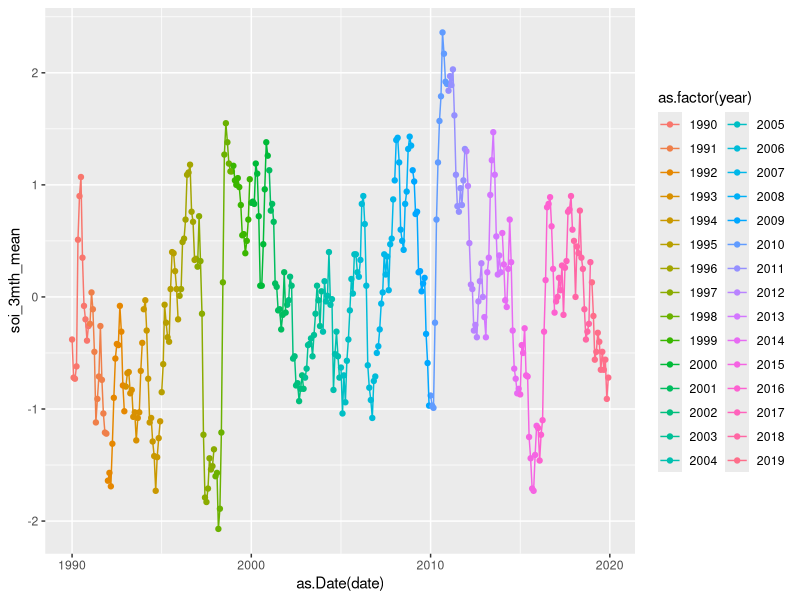
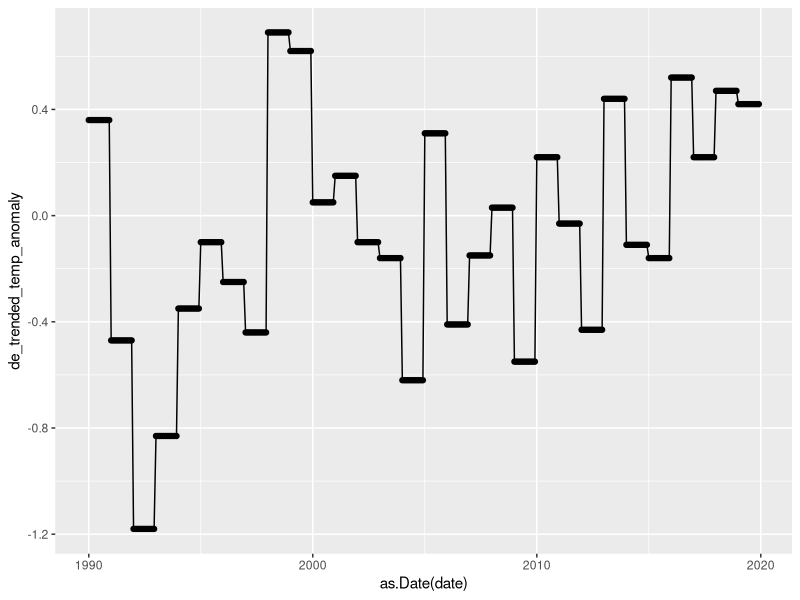
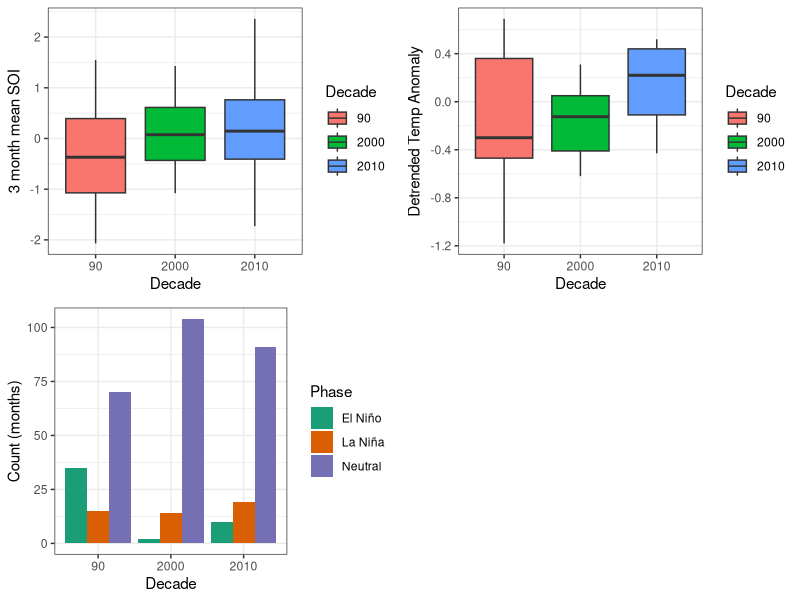
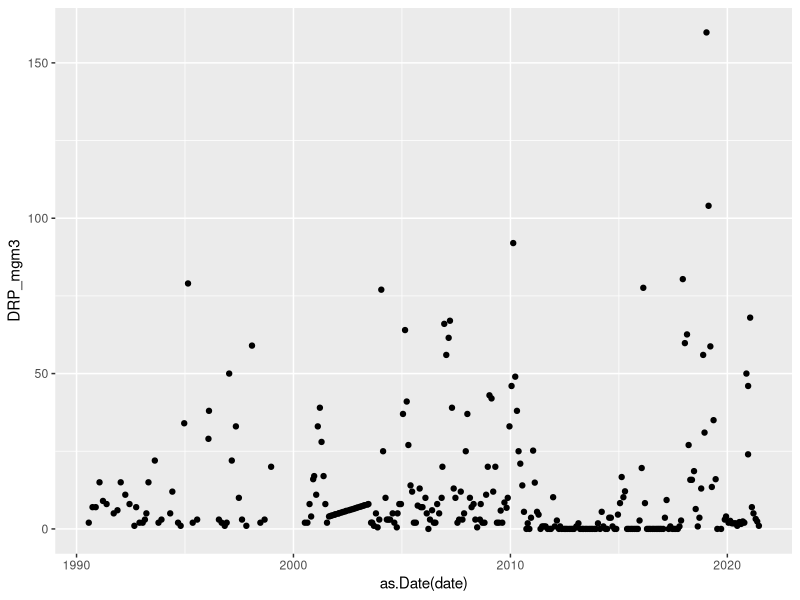

The R source for these figures, in order:
# driver analysis for 90's data at Rotoehu
library(tidyverse)
library(lubridate)
library(ggpubr)
library(readxl)

# tli
tli <- read.csv('./data/processed_data/90s_data/tli_rotoehu.csv')

getDecade <- function(year) {
  year <- ifelse(year<2000, year-1900, year)
  decade <- floor(year/10) * 10
  return (decade)
}

################################################################################
# met
met <- read.csv('./data/processed_data/Rotoehu_met_summaries_1980_2022.csv')
### convert to hydroyear
yr_to_hydro_yr <- function(data){ # data = dataframe with 'date' column in as.POSIXct() format
  data$hydroyear <- data$date+(184*60*60*24)
  data$hydroyear <- format(data$hydroyear,"%Y")
  data$hydroyear <- as.numeric(data$hydroyear)
  data$hydroyear_label <- paste(data$hydroyear-1, data$hydroyear, sep = "-")
  return(data)
}
met$date <- paste0(met$year, "-", met$month, "-01")
met$date <- as.POSIXct(met$date)
met <- yr_to_hydro_yr(met)
met$decade <- getDecade(met$year)

# select most "important" met variables
met <- met %>% 
  select(year, hydroyear, month, decade, everything(), -hydroyear_label, -date)

met_long <- met %>% 
  filter(decade!='2020' & decade!='80') %>% 
  pivot_longer(air_temp_min:windspeed_max, names_to = 'variable', values_to = 'value')

df <- left_join(tli, met, by = c('hydroyear', 'month'))
df <- df %>% 
  select(date, hydroyear, hydroyear_label, month, decade, tli_annual, tli_monthly, everything(), -year)
################################################################################
# climate indices
soi <- read.csv('./data/raw_data/soi-rolling-average-1990-2022-and-temperature-anomaly-1990-2020.csv')
soi <- soi %>% 
  mutate(month = ifelse(month < 10, paste0("0", month), month))
soi$date <- paste0(soi$year, "-", soi$month, "-01")
soi$date <- ymd(soi$date)
soi$decade <- getDecade(soi$year)
soi <- soi %>% filter(decade!='2020' & decade!='80') 
soi$date <- as.POSIXct(soi$date)
soi <- yr_to_hydro_yr(soi)
soi$month <- as.integer(soi$month)

ggplot(soi, aes(x = as.Date(date), y = soi_3mth_mean, color = as.factor(year))) +
  geom_point() +
  geom_line()

ggplot(soi, aes(x = as.Date(date), y = de_trended_temp_anomaly)) +
  geom_point() +
  geom_line()

soi <- soi %>% select(-date)

a <- ggplot(soi, aes(x = as.factor(decade), y = soi_3mth_mean, fill = as.factor(decade))) +
  geom_boxplot() +
  theme_bw() +
  labs(fill = 'Decade') +
  xlab('Decade') +
  ylab('3 month mean SOI')

b <- ggplot(soi, aes(x = as.factor(decade), y = de_trended_temp_anomaly, fill = as.factor(decade))) +
  geom_boxplot() +
  theme_bw() +
  labs(fill = 'Decade') +
  xlab('Decade') +
  ylab('Detrended Temp Anomaly')

c <- ggplot(soi, aes(fill = soi_phase, x = as.factor(decade))) +
  geom_bar(position = 'dodge') +
  scale_fill_brewer(palette = 'Dark2') +
  ylab('Count (months)') +
  xlab('Decade') +
  labs(fill = 'Phase') +
  theme_bw()
ggarrange(a, b, c)

df <- left_join(df, soi, by = c('hydroyear', 'month', 'decade', 'hydroyear_label'))

#################################################################################
# temp and thermal stratification metrics
temp <- read.csv('./data/processed_data/90s_data/temp_metrics_rotoehu_90s.csv')
temp <- temp %>% 
  select(-X) %>% 
  mutate(month = month(date)) 
temp$date <- as.POSIXct(temp$date)
temp <- yr_to_hydro_yr(temp)
temp$month <- as.integer(temp$month)
temp <- temp %>% select(-date, -hydroyear_label) %>% 
  distinct(hydroyear, month, .keep_all = TRUE)

df <- left_join(df, temp, by = c('hydroyear', 'month'))

#################################################################################
# lake level
lvl <- read_excel('./data/raw_data/EDS-686238-HL143688-Entire Record.xlsx', skip = 5)
lvl <- na.omit(lvl)
colnames(lvl) <- c('date', 'end', 'avg_level_m')
lvl$avg_level_m <- as.numeric(lvl$avg_level_m)
lvl <- lvl %>% select(-end)
lvl$date <- as.POSIXct(lvl$date)
lvl <- yr_to_hydro_yr(lvl)
lvl$month <- month(lvl$date)
lvl <- lvl %>% select(-date)

df <- left_join(df, lvl, by = c('hydroyear', 'hydroyear_label', 'month'))

# land cover (only starts in 1996)?

#################################################################################
# bottom nutrients from Lake_Rotoehu
nuts <- read_excel('./data/raw_data/Rotoehu_1990_1999_PaulScholes.xlsx')
nuts$Date <- as.POSIXct(nuts$Date)
nuts <- nuts %>% 
  rename(date = Date,
         depth_m = DepthFrom) %>% 
  select(date, depth_m, Unit, Results) %>% 
  filter(depth_m > 6.75) 
nuts_long <- nuts %>% 
  pivot_wider(names_from = 'Unit', values_from = 'Results') %>% 
  select(date, depth_m, `DRP (mg/m3)`, `NH4-N (mg/m3)`) %>% 
  rename(DRP_mgm3 = `DRP (mg/m3)`,
         NH4_mgm3 = `NH4-N (mg/m3)`) %>% 
  mutate(month = month(date)) 
nuts_long <- yr_to_hydro_yr(nuts_long)
nuts_long <- nuts_long %>% 
  distinct(month, hydroyear, .keep_all = TRUE) %>% 
  select(-depth_m)

nuts_2000s <- read.csv("./data/processed_data/rotoehu_waterquality_2000_2021.csv")
nuts_2000s$date <- as.POSIXct(nuts_2000s$date)
nuts_2000s <- nuts_2000s %>% 
  select(date, bottom_DRP_ugL, bottom_NH4_ugL) %>% 
  mutate(month = month(date)) %>% 
  rename(DRP_mgm3 = bottom_DRP_ugL,
         NH4_mgm3 = bottom_NH4_ugL)
nuts_2000s <- yr_to_hydro_yr(nuts_2000s)

nuts_all <- rbind(nuts_long, nuts_2000s)
nuts_all <- na.omit(nuts_all)

ggplot(nuts_all, aes(x = as.Date(date), y = DRP_mgm3)) +
  geom_point()

nuts_all <- nuts_all %>% select(-date)

df <- left_join(df, nuts_all, by = c('hydroyear', 'hydroyear_label', 'month'))

#################################################################################
df <- df %>% 
  distinct(hydroyear, month, .keep_all = TRUE)
write.csv(df, './data/processed_data/90s_data/rotoehu_tli_drivers_1990_2021.csv', row.names = FALSE)


